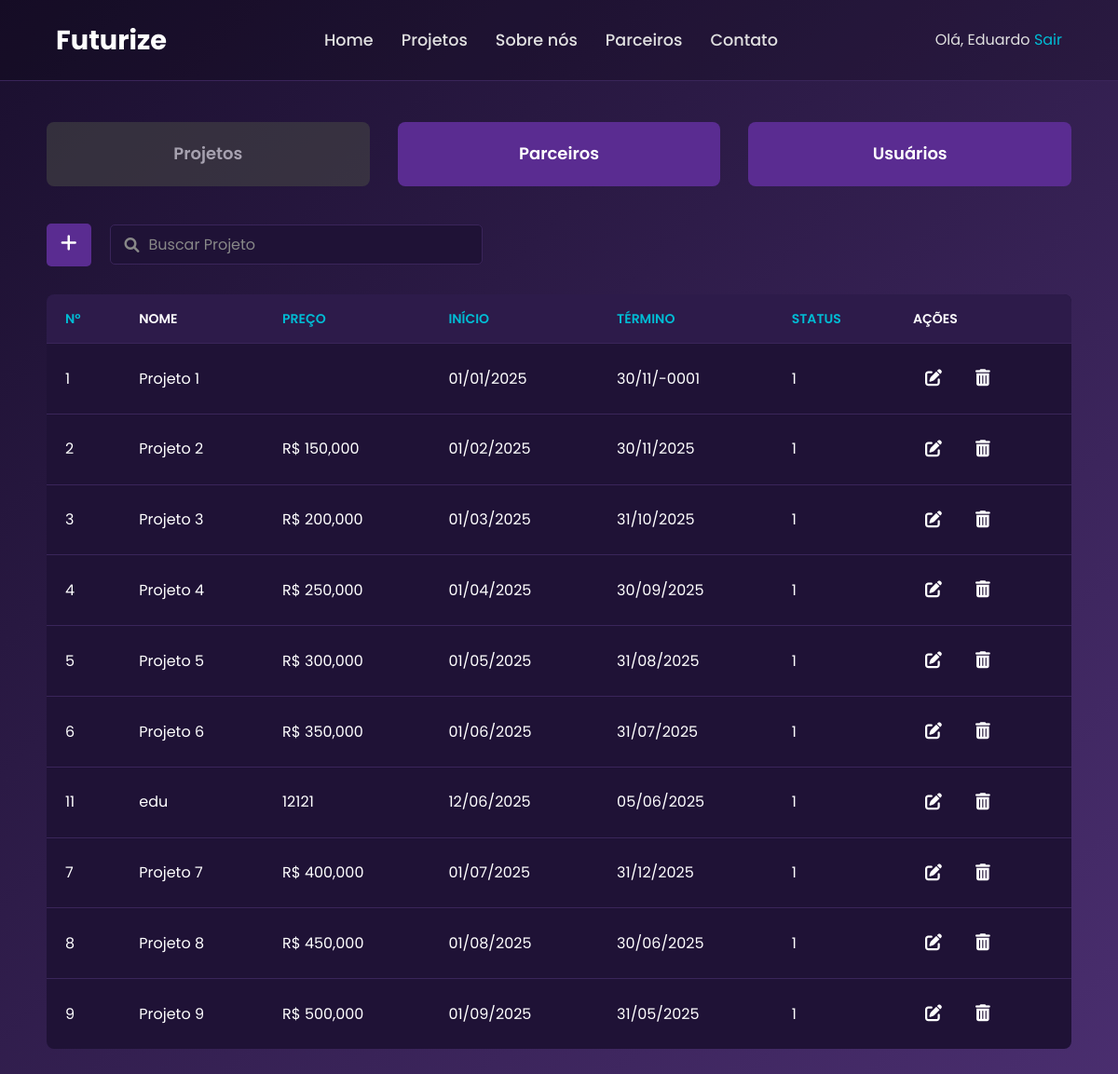
The app's page /dashboard_projeto.php?ordenarPor=pjt_DataInicio&ordem=ASC (signed in) with its own data.
### tables this page shows
CREATE TABLE `projeto` (
  `pjt_Id` int(11) NOT NULL,
  `pjt_Nome` varchar(60) NOT NULL,
  `pjt_Foto` varchar(250) DEFAULT NULL,
  `pjt_Resumo` varchar(250) NOT NULL,
  `pjt_DataInicio` date DEFAULT NULL,
  `pjt_DataTermino` date DEFAULT NULL,
  `pjt_Preco` varchar(200) DEFAULT NULL,
  `pjt_site` varchar(300) DEFAULT NULL,
  `pjt_Status` int(11) DEFAULT NULL
);

### Controller/ordena/projeto.php (called while the page is built, shortened)
<?php
include_once __DIR__ . "/../database.php";
$conn = mysqli_connect($serve, $serve_user, $serve_password, $database_name);
$ordenarPor = $_GET['ordenarPor'] ?? 'pjt_Id';
$ordem = ($_GET['ordem'] ?? 'ASC') === 'DESC' ? 'DESC' : 'ASC';
$colunasPermitidas = ['pjt_Id', 'pjt_Preco', 'pjt_DataInicio', 'pjt_DataTermino', 'pjt_Status'];
$ordenarPorSeguro = in_array($ordenarPor, $colunasPermitidas) ? $ordenarPor : 'pjt_Id';
$ordemSeguro = $ordem;
$sql = "SELECT * FROM projeto";
$sql .= " ORDER BY $ordenarPorSeguro $ordemSeguro";
$consultaProjetos_bd = mysqli_query($conn, $sql);
?>

### dashboard_projeto.php (the view, shortened to what this page needs)
<!DOCTYPE html>
<html lang="pt-BR">
<head>
    <link rel="stylesheet" href="css/dashboard.css">
    <link rel="stylesheet" href="https://cdnjs.cloudflare.com/ajax/libs/font-awesome/6.0.0-beta3/css/all.min.css">
</head>
<body>
    <?php include "navbar_logado.php";
        require "Controller/Listar/listar_Tudo.php";
        include "Controller/ordena/projeto.php";?>
    <br>
    <br>
    <main class="container">
        <div class="nav-buttons">
            <a href="dashboard_projeto.php"
            class="nav-btn <?php echo basename($_SERVER['PHP_SELF']) === 'dashboard_projeto.php' ? 'active' : ''; ?>">
            Projetos
            </a>
            <a href="dashboard_parceiro.php"
            class="nav-btn <?php echo basename($_SERVER['PHP_SELF']) === 'dashboard_parceiro.php' ? 'active' : ''; ?>">
            Parceiros
            </a>
            <a href="dashboard_usuario.php"
            class="nav-btn <?php echo basename($_SERVER['PHP_SELF']) === 'dashboard_usuario.php' ? 'active' : ''; ?>">
            Usuários
            </a>
        </div>
        <div class="search-section">
            <div class="add-button">
                <a href="form_cadas_projetos.php"><i class="fas fa-plus"></i></a>
            </div>
            <form method="GET" class="search-box">
                <i class="fas fa-search"></i>
                <input type="text" name="buscaProjeto" placeholder="Buscar Projeto" value="<?php echo isset($_GET['buscaProjeto']) ? htmlspecialchars($_GET['buscaProjeto']) : ''; ?>">
            </form>
        </div>
        <table class="projects-table">
            <thead>
                <tr>
                    <th><a href="?ordenarPor=pjt_Id&ordem=<?php echo ($ordenarPor === 'pjt_Id' && $ordem === 'ASC') ? 'DESC' : 'ASC'; ?>">Nº</a></th>
                    <th>Nome</th>
                    <th><a href="?ordenarPor=pjt_Preco&ordem=<?php echo ($ordenarPor === 'pjt_Preco' && $ordem === 'ASC') ? 'DESC' : 'ASC'; ?>">Preço</a></th>
                    <th><a href="?ordenarPor=pjt_DataInicio&ordem=<?php echo ($ordenarPor === 'pjt_DataInicio' && $ordem === 'ASC') ? 'DESC' : 'ASC'; ?>">Início</a></th>
                    <th><a href="?ordenarPor=pjt_DataTermino&ordem=<?php echo ($ordenarPor === 'pjt_DataTermino' && $ordem === 'ASC') ? 'DESC' : 'ASC'; ?>">Término</a></th>
                    <th><a href="?ordenarPor=pjt_Status&ordem=<?php echo ($ordenarPor === 'pjt_Status' && $ordem === 'ASC') ? 'DESC' : 'ASC'; ?>">Status</a></th>
                    <th>Ações</th>
                </tr>
            </thead>
            <?php
                $contador = 0;
                if ($consultaProjetos_bd && mysqli_num_rows($consultaProjetos_bd) > 0):
            ?>
            <tbody>
                    <?php while(($dadosProjetos_db = mysqli_fetch_assoc($consultaProjetos_bd)) && $contador < 10):
                        $contador++;
                    ?>
                <tr>
                    <td><?php echo $dadosProjetos_db['pjt_Id']; ?></td>
                    <td><?php echo $dadosProjetos_db['pjt_Nome']; ?></td>
                    <td><?php echo $dadosProjetos_db['pjt_Preco']; ?></td>
                    <td><?php echo date('d/m/Y', strtotime($dadosProjetos_db['pjt_DataInicio'])); ?></td>
                    <td><?php echo date('d/m/Y', strtotime($dadosProjetos_db['pjt_DataTermino'])); ?></td>
                    <td><?php echo $dadosProjetos_db['pjt_Status']; ?></td>
                    <td>
                        <div class="action-buttons">
                            <a href="atualizar_projeto.php?pjt_Id=<?php echo $dadosProjetos_db['pjt_Id']?>"
                            title="Atualizar" class="icon-action">
                            <i class="fas fa-edit"></i>
                            </a>
                            <a href="Controller/Deletar/deletar_projeto.php?pjt_Id=<?php echo $dadosProjetos_db['pjt_Id']?>"
                            title="Excluir" class="icon-action delete"
                            onclick="return confirm('Tem certeza que deseja excluir este Projeto?');">
                            <i class="fas fa-trash-alt"></i>
                            </a>
                        </div>
                    </td>
                </tr>
                    <?php endwhile; ?>
            <?php
                else:
                    echo "<p style='text-align:center; color: red;'>Erro ao buscar os projetos ou nenhum projeto encontrado.</p>";
                endif;
            ?>
            </tbody>
        </table>
    </main>
</body>
</html>

### css/dashboard.css (style rules this page uses)
:root { --dark-purple: #1a0f2e; --light-purple: #4a2e6f; --text-white: #ffffff; --text-blue-light: #80c0ff; --green-button: #28a745; --table-header-bg: #2d1b4a; --table-row-bg: #1f1236; --border-color: #3a255a; }
* { margin: 0; padding: 0; box-sizing: border-box; }
body { font-family: 'Poppins', sans-serif; background: linear-gradient(135deg, var(--dark-purple), var(--light-purple)); color: var(--text-white); min-height: 100vh; }
.container { padding: 40px 50px; }
.search-section { display: flex; align-items: center; margin-bottom: 30px; }
.add-button { background-color: #5a2c91; border-radius: 5px; padding: 10px 15px; margin-right: 20px; cursor: pointer; transition: background-color 0.3s ease; }
.add-button .fas { font-size: 20px; color: var(--text-white); }
.search-box { display: flex; align-items: center; background-color: var(--table-row-bg); border: 1px solid var(--border-color); border-radius: 5px; padding: 8px 15px; flex-grow: 1; max-width: 400px; }
.search-box .fas { color: #888; margin-right: 10px; }
.search-box input { background: none; border: none; outline: none; color: var(--text-white); font-size: 16px; width: 100%; }
.search-box input::placeholder { color: #888; }
.projects-table { width: 100%; border-collapse: collapse; background-color: var(--table-row-bg); border-radius: 8px; overflow: hidden; }
.projects-table th, .projects-table td { padding: 15px 20px; text-align: left; border-bottom: 1px solid var(--border-color); }
.projects-table th { background-color: var(--table-header-bg); color: var(--text-white); font-weight: 600; text-transform: uppercase; font-size: 14px; }
.projects-table td { color: var(--text-white); }
.projects-table tbody tr:last-child td { border-bottom: none; }
.action-buttons { display: flex; gap: 10px; }
.nav-buttons { display: flex; gap: 30px; margin: 40px 0; justify-content: space-between; flex-wrap: wrap; }
.nav-btn { flex: 1; min-width: 150px; text-align: center; padding: 20px 0; background-color: #5a2c91; color: white; border-radius: 8px; text-decoration: none; font-weight: 600; font-size: 18px; transition: background-color 0.3s, transform 0.2s; }
.nav-btn.active { background-color: #444; pointer-events: none; opacity: 0.6; cursor: default; }
.icon-action { background-color: transparent; border: none; color: #ffffff; font-size: 18px; margin: 0 5px; padding: 8px; border-radius: 6px; transition: background-color 0.3s ease; cursor: pointer; text-decoration: none; }

### css/navbar.css (style rules this page uses)
:root { --background-dark: #120b22; --background-gradient-start: #1b1030; --background-gradient-end: #2a154c; --card-background: #1e1136; --accent-color: #6a0572; --light-blue: #00bcd4; --white-text: #ffffff; --light-gray-text: #e0e0e0; }
* { margin: 0; padding: 0; box-sizing: border-box; font-family: 'Poppins', sans-serif; }
body { background-color: var(--background-dark); color: var(--light-gray-text); line-height: 1.6; }
a { color: var(--light-blue); text-decoration: none; transition: color 0.3s ease; }

### records on screen
projeto: pjt_Id "1", pjt_Nome "Projeto 1", pjt_DataInicio "01/01/2025", pjt_DataTermino "30/11/-0001", pjt_Status "1"
projeto: pjt_Id "2", pjt_Nome "Projeto 2", pjt_Preco "R$ 150,000", pjt_DataInicio "01/02/2025", pjt_DataTermino "30/11/2025", pjt_Status "1"
projeto: pjt_Id "3", pjt_Nome "Projeto 3", pjt_Preco "R$ 200,000", pjt_DataInicio "01/03/2025", pjt_DataTermino "31/10/2025", pjt_Status "1"
projeto: pjt_Id "4", pjt_Nome "Projeto 4", pjt_Preco "R$ 250,000", pjt_DataInicio "01/04/2025", pjt_DataTermino "30/09/2025", pjt_Status "1"
projeto: pjt_Id "5", pjt_Nome "Projeto 5", pjt_Preco "R$ 300,000", pjt_DataInicio "01/05/2025", pjt_DataTermino "31/08/2025", pjt_Status "1"
projeto: pjt_Id "6", pjt_Nome "Projeto 6", pjt_Preco "R$ 350,000", pjt_DataInicio "01/06/2025", pjt_DataTermino "31/07/2025", pjt_Status "1"
projeto: pjt_Id "11", pjt_Nome "edu", pjt_Preco "12121", pjt_DataInicio "12/06/2025", pjt_DataTermino "05/06/2025", pjt_Status "1"
projeto: pjt_Id "7", pjt_Nome "Projeto 7", pjt_Preco "R$ 400,000", pjt_DataInicio "01/07/2025", pjt_DataTermino "31/12/2025", pjt_Status "1"
projeto: pjt_Id "8", pjt_Nome "Projeto 8", pjt_Preco "R$ 450,000", pjt_DataInicio "01/08/2025", pjt_DataTermino "30/06/2025", pjt_Status "1"
projeto: pjt_Id "9", pjt_Nome "Projeto 9", pjt_Preco "R$ 500,000", pjt_DataInicio "01/09/2025", pjt_DataTermino "31/05/2025", pjt_Status "1"

### other values on screen
$_SESSION['admin']['login'] "Eduardo"
